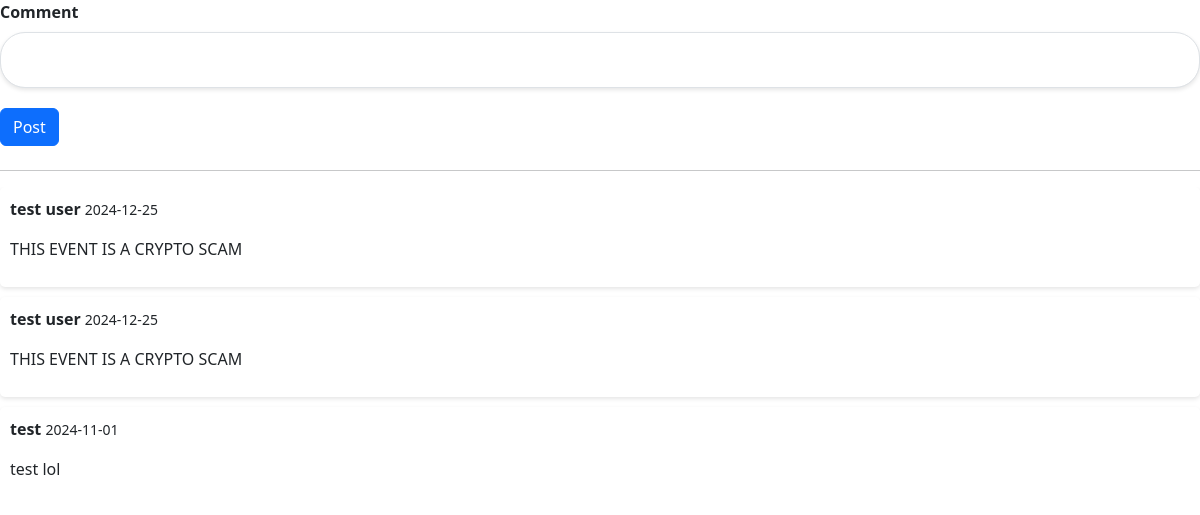
/comments?id=1, run on the app's committed database.
### website/models.py (models this page shows)
class User(db.Model, UserMixin):
    __tablename__ = "users"
    id = db.Column(db.Integer, primary_key=True)
    name = db.Column(db.String(100), index=True, unique=True, nullable=False)
    emailid = db.Column(db.String(100), index=True, nullable=False)
    password_hash = db.Column(db.String(255), nullable=False)
    comments = db.relationship('Comment', backref='user')
    orders = db.relationship('Order', backref='user')
    events = db.relationship('Event', backref=db.backref('commented_users'))

class Comment(db.Model):
    __tablename__ = "comments"
    id = db.Column(db.Integer, primary_key=True)
    comment = db.Column(db.String(500))
    date_posted = db.Column(db.Date, nullable=False)
    event_id = db.Column(db.Integer, db.ForeignKey('events.id'))
    user_id = db.Column(db.Integer, db.ForeignKey('users.id'))

### website/views.py (the view, shortened to what this page needs)
@main_bp.route('/comments', methods=['GET', 'POST'])
def Comments():
    comment_form = CreateComment()
    user = check_login(current_user)
    event_id = request.args.get('id')
    error = ""
    comments = Comment.query.filter_by(event_id=event_id).all()
    comment_dicts = [
        {
            "poster": User.query.filter_by(id=comment.user_id).first().name,
            "comment": comment.comment,
            "date_posted": comment.date_posted
        }
        for comment in comments
    ]
    return render_template('partials/comments.html', comment_form=comment_form, comments=comment_dicts, user=user)

### website/forms.py
class CreateComment(FlaskForm):
    comment = StringField("Comment", validators=[InputRequired()])
    submit = SubmitField("Post")

### website/views.py (called while the page is built)
def check_login(current_user):
    return current_user if current_user.is_authenticated else None

### website/templates/partials/comments.html (shortened to what this page needs)
{% import "bootstrap/wtf.html" as wtf %}
<head>
    <link href="https://cdn.jsdelivr.net/npm/bootstrap@5.3.2/dist/css/bootstrap.min.css" rel="stylesheet">
    <link rel="stylesheet" href="{{ url_for('static', filename='style/style.css') }}">
</head>
<div>
    <div class="mb-3">
        <div class="col-md-6 form-group">
            {{wtf.quick_form(comment_form)}}
        </div>
    </div>
    <hr>
    <div class="comments-section">
        {% for comment in comments %}
            {% include "./partials/comment.html" %}
        {% endfor %}
    </div>
</div>

### website/templates/partials/comment.html
<div class="comment">
    <p><strong>{{ comment.poster }}</strong> <small>{{ comment.date_posted }}</small></p>
    <p>{{ comment.comment }}</p>
</div>

### website/static/style/style.css (style rules this page uses)
.comments-section { max-height: 300px; overflow-y: auto; }
.comment { background-color: #ffffff; border-radius: 5px; padding: 10px; margin-bottom: 10px; box-shadow: 0 2px 4px rgba(0, 0, 0, 0.1); }
.form-group { margin-bottom: 1.5rem; width: 100% ; }
.form-group label { font-weight: 600; }
.form-control { border-radius: 25px; padding: 15px 20px; font-size: 1rem; margin-bottom: 20px; box-shadow: 0 2px 4px rgba(0, 0, 0, 0.1); width: 100%; }

### data on the page
User: poster "test user" "test user"
Comment: date_posted "2024-12-25", comment "THIS EVENT IS A CRYPTO SCAM"
Comment: date_posted "2024-12-25", comment "THIS EVENT IS A CRYPTO SCAM"
User: poster "test"
Comment: date_posted "2024-11-01", comment "test lol"
